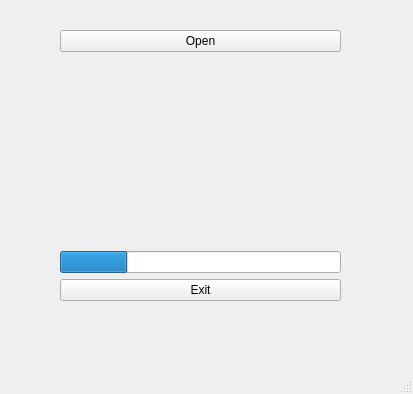
<?xml version="1.0" encoding="UTF-8"?>
<ui version="4.0">
 <class>processimage</class>
 <widget class="QMainWindow" name="processimage">
  <property name="geometry">
   <rect>
    <x>0</x>
    <y>0</y>
    <width>413</width>
    <height>394</height>
   </rect>
  </property>
  <property name="windowTitle">
   <string>MainWindow</string>
  </property>
  <widget class="QWidget" name="centralwidget">
   <widget class="QWidget" name="">
    <property name="geometry">
     <rect>
      <x>60</x>
      <y>30</y>
      <width>281</width>
      <height>271</height>
     </rect>
    </property>
    <layout class="QGridLayout" name="gridLayout">
     <item row="3" column="0">
      <widget class="QProgressBar" name="progressBar">
       <property name="value">
        <number>24</number>
       </property>
       <property name="textVisible">
        <bool>false</bool>
       </property>
      </widget>
     </item>
     <item row="0" column="0">
      <widget class="QPushButton" name="pushButtonOpen">
       <property name="text">
        <string>Open</string>
       </property>
      </widget>
     </item>
     <item row="4" column="0">
      <widget class="QPushButton" name="pushButtonExit">
       <property name="text">
        <string>Exit</string>
       </property>
      </widget>
     </item>
     <item row="1" column="0">
      <widget class="QLabel" name="label">
       <property name="text">
        <string/>
       </property>
      </widget>
     </item>
    </layout>
   </widget>
  </widget>
  <widget class="QMenuBar" name="menubar">
   <property name="geometry">
    <rect>
     <x>0</x>
     <y>0</y>
     <width>413</width>
     <height>23</height>
    </rect>
   </property>
  </widget>
  <widget class="QStatusBar" name="statusbar"/>
 </widget>
 <resources/>
 <connections/>
</ui>
